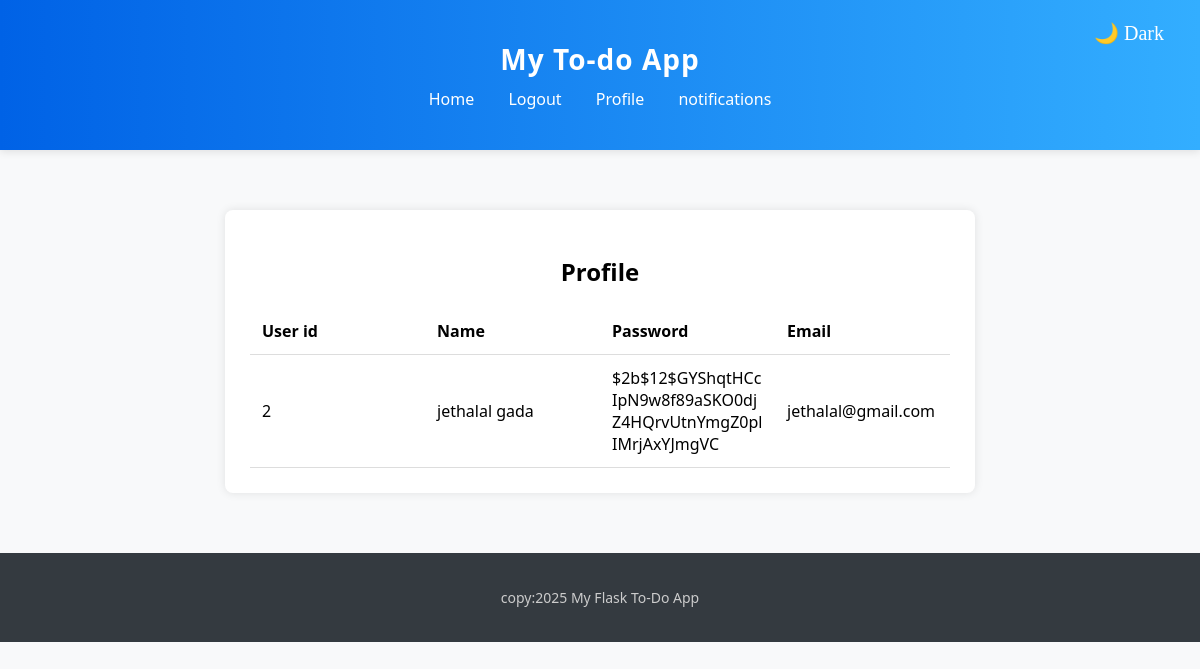
/profile (signed in), run on an earlier commit of the app's database.
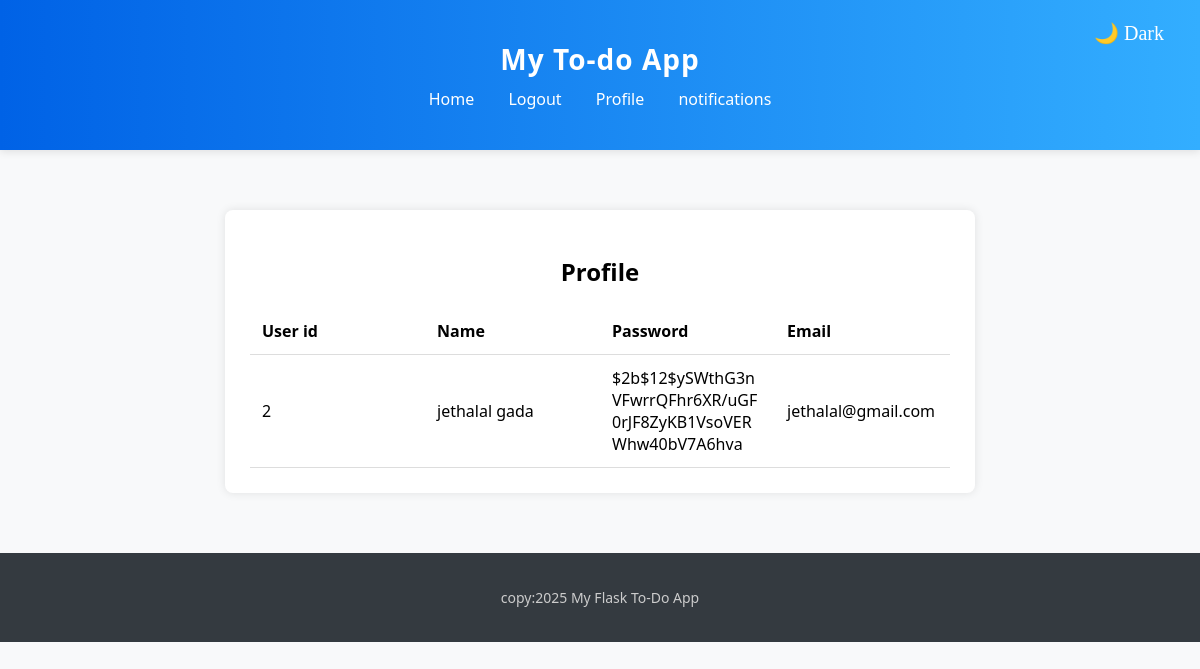
And on a later commit of the database.
### app/models.py (models this page shows)
class Register(db.Model):
    __tablename__='register'
    uid=db.Column(db.Integer,primary_key=True)
    username=db.Column(db.String(100),nullable=False)
    password=db.Column(db.String(100),nullable=False)
    email=db.Column(db.String(200),unique=True)
    role=db.Column(db.String(20),default="user")
    tasks = db.relationship('Task', backref='user', lazy=True)

### app/routes/tasks.py (the view)
@tasks_bp.route('/profile')
def profile():
    if 'user_id' not in session:
        return redirect(url_for('auth.login'))
    else:
        user = Register.query.filter_by(uid=session['user_id']).first()
        return render_template('profile.html',data=user)

### app/templates/profile.html (shortened to what this page needs)
{% extends "base.html" %}
{% block content %}
<div class="task-box" style="word-wrap: break-word;
    word-break: break-word;
    white-space: normal;" >
    <h2 style="text-align: center;">Profile</h2>
    <table class="task-table">
            <thead>
                <tr>
                    <th>User id</th>
                    <th>Name</th>
                    <th>Password</th>
                    <th>Email</th>
                </tr>
            </thead>
            <tbody>
                <tr>
                    <td>{{data.uid}}</td>
                    <td>{{data.username}}</td>
                    <td>{{data.password}}</td>
                    <td>{{data.email}}</td>
                </tr>
            </tbody>
        </table>
</div>
{% endblock %}

What changed in the data, as far as the page shows it:
changed Register "jethalal gada": password "$2b$12$GYShqtHCcIpN9w8f89aSKO0djZ4HQrvUtnYmgZ0plIMrjAxYJmgVC" → "$2b$12$ySWthG3nVFwrrQFhr6XR/uGF0rJF8ZyKB1VsoVERWhw40bV7A6hva"
